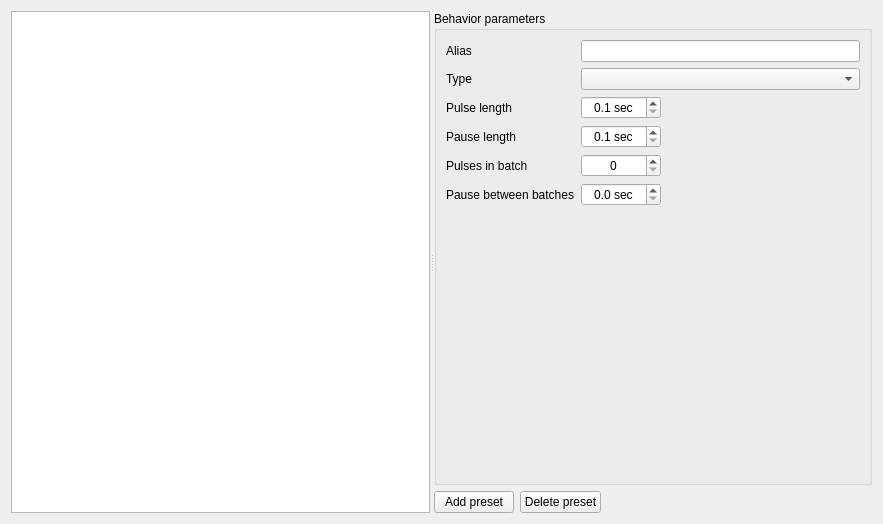
<?xml version="1.0" encoding="UTF-8"?>
<ui version="4.0">
 <class>BehaviorPresetsManager</class>
 <widget class="QWidget" name="BehaviorPresetsManager">
  <property name="geometry">
   <rect>
    <x>0</x>
    <y>0</y>
    <width>883</width>
    <height>524</height>
   </rect>
  </property>
  <property name="windowTitle">
   <string>Form</string>
  </property>
  <layout class="QGridLayout" name="gridLayout">
   <item row="0" column="0">
    <widget class="QSplitter" name="splitter_behavior_presets">
     <property name="orientation">
      <enum>Qt::Horizontal</enum>
     </property>
     <property name="childrenCollapsible">
      <bool>false</bool>
     </property>
     <widget class="QListWidget" name="listWidget_behavior_presets"/>
     <widget class="QWidget" name="gridLayoutWidget_2">
      <layout class="QGridLayout" name="gridLayout_4">
       <item row="3" column="0">
        <layout class="QHBoxLayout" name="horizontalLayout_2">
         <item>
          <widget class="QPushButton" name="btn_add_apply">
           <property name="text">
            <string>Add preset</string>
           </property>
          </widget>
         </item>
         <item>
          <widget class="QPushButton" name="btn_del_cancel">
           <property name="text">
            <string>Delete preset</string>
           </property>
          </widget>
         </item>
         <item>
          <spacer name="horizontalSpacer_2">
           <property name="orientation">
            <enum>Qt::Horizontal</enum>
           </property>
           <property name="sizeHint" stdset="0">
            <size>
             <width>40</width>
             <height>20</height>
            </size>
           </property>
          </spacer>
         </item>
        </layout>
       </item>
       <item row="0" column="0">
        <widget class="QGroupBox" name="groupBox">
         <property name="minimumSize">
          <size>
           <width>150</width>
           <height>0</height>
          </size>
         </property>
         <property name="title">
          <string>Behavior parameters</string>
         </property>
         <layout class="QGridLayout" name="gridLayout_8">
          <item row="3" column="1">
           <widget class="QDoubleSpinBox" name="dspbx_pulse_pause_len">
            <property name="sizePolicy">
             <sizepolicy hsizetype="Fixed" vsizetype="Fixed">
              <horstretch>0</horstretch>
              <verstretch>0</verstretch>
             </sizepolicy>
            </property>
            <property name="minimumSize">
             <size>
              <width>80</width>
              <height>0</height>
             </size>
            </property>
            <property name="alignment">
             <set>Qt::AlignCenter</set>
            </property>
            <property name="accelerated">
             <bool>true</bool>
            </property>
            <property name="suffix">
             <string> sec</string>
            </property>
            <property name="decimals">
             <number>1</number>
            </property>
            <property name="minimum">
             <double>0.100000000000000</double>
            </property>
            <property name="maximum">
             <double>25.500000000000000</double>
            </property>
            <property name="singleStep">
             <double>0.100000000000000</double>
            </property>
            <property name="value">
             <double>0.100000000000000</double>
            </property>
           </widget>
          </item>
          <item row="4" column="0">
           <widget class="QLabel" name="label_11">
            <property name="sizePolicy">
             <sizepolicy hsizetype="Fixed" vsizetype="Preferred">
              <horstretch>0</horstretch>
              <verstretch>0</verstretch>
             </sizepolicy>
            </property>
            <property name="text">
             <string>Pulses in batch</string>
            </property>
           </widget>
          </item>
          <item row="5" column="0">
           <widget class="QLabel" name="label_12">
            <property name="sizePolicy">
             <sizepolicy hsizetype="Fixed" vsizetype="Preferred">
              <horstretch>0</horstretch>
              <verstretch>0</verstretch>
             </sizepolicy>
            </property>
            <property name="text">
             <string>Pause between batches</string>
            </property>
           </widget>
          </item>
          <item row="0" column="0">
           <widget class="QLabel" name="label_8">
            <property name="sizePolicy">
             <sizepolicy hsizetype="Fixed" vsizetype="Preferred">
              <horstretch>0</horstretch>
              <verstretch>0</verstretch>
             </sizepolicy>
            </property>
            <property name="text">
             <string>Alias</string>
            </property>
           </widget>
          </item>
          <item row="1" column="0">
           <widget class="QLabel" name="label_13">
            <property name="sizePolicy">
             <sizepolicy hsizetype="Fixed" vsizetype="Preferred">
              <horstretch>0</horstretch>
              <verstretch>0</verstretch>
             </sizepolicy>
            </property>
            <property name="text">
             <string>Type</string>
            </property>
           </widget>
          </item>
          <item row="2" column="0">
           <widget class="QLabel" name="label_9">
            <property name="sizePolicy">
             <sizepolicy hsizetype="Fixed" vsizetype="Preferred">
              <horstretch>0</horstretch>
              <verstretch>0</verstretch>
             </sizepolicy>
            </property>
            <property name="text">
             <string>Pulse length</string>
            </property>
           </widget>
          </item>
          <item row="5" column="1">
           <widget class="QDoubleSpinBox" name="dspbx_batch_pause_len">
            <property name="sizePolicy">
             <sizepolicy hsizetype="Fixed" vsizetype="Fixed">
              <horstretch>0</horstretch>
              <verstretch>0</verstretch>
             </sizepolicy>
            </property>
            <property name="minimumSize">
             <size>
              <width>80</width>
              <height>0</height>
             </size>
            </property>
            <property name="alignment">
             <set>Qt::AlignCenter</set>
            </property>
            <property name="accelerated">
             <bool>true</bool>
            </property>
            <property name="suffix">
             <string> sec</string>
            </property>
            <property name="decimals">
             <number>1</number>
            </property>
            <property name="maximum">
             <double>25.500000000000000</double>
            </property>
            <property name="singleStep">
             <double>0.100000000000000</double>
            </property>
           </widget>
          </item>
          <item row="4" column="1">
           <widget class="QSpinBox" name="spbx_pulses_in_batch">
            <property name="sizePolicy">
             <sizepolicy hsizetype="Fixed" vsizetype="Fixed">
              <horstretch>0</horstretch>
              <verstretch>0</verstretch>
             </sizepolicy>
            </property>
            <property name="minimumSize">
             <size>
              <width>80</width>
              <height>0</height>
             </size>
            </property>
            <property name="alignment">
             <set>Qt::AlignCenter</set>
            </property>
            <property name="accelerated">
             <bool>true</bool>
            </property>
            <property name="maximum">
             <number>255</number>
            </property>
           </widget>
          </item>
          <item row="1" column="1" colspan="2">
           <widget class="QComboBox" name="cmbx_type"/>
          </item>
          <item row="2" column="1">
           <widget class="QDoubleSpinBox" name="dspbx_pulse_len">
            <property name="sizePolicy">
             <sizepolicy hsizetype="Fixed" vsizetype="Fixed">
              <horstretch>0</horstretch>
              <verstretch>0</verstretch>
             </sizepolicy>
            </property>
            <property name="minimumSize">
             <size>
              <width>80</width>
              <height>0</height>
             </size>
            </property>
            <property name="alignment">
             <set>Qt::AlignCenter</set>
            </property>
            <property name="accelerated">
             <bool>true</bool>
            </property>
            <property name="suffix">
             <string> sec</string>
            </property>
            <property name="decimals">
             <number>1</number>
            </property>
            <property name="minimum">
             <double>0.100000000000000</double>
            </property>
            <property name="maximum">
             <double>25.500000000000000</double>
            </property>
            <property name="singleStep">
             <double>0.100000000000000</double>
            </property>
            <property name="value">
             <double>0.100000000000000</double>
            </property>
           </widget>
          </item>
          <item row="6" column="1">
           <spacer name="verticalSpacer_2">
            <property name="orientation">
             <enum>Qt::Vertical</enum>
            </property>
            <property name="sizeHint" stdset="0">
             <size>
              <width>20</width>
              <height>40</height>
             </size>
            </property>
           </spacer>
          </item>
          <item row="3" column="0">
           <widget class="QLabel" name="label_10">
            <property name="sizePolicy">
             <sizepolicy hsizetype="Fixed" vsizetype="Preferred">
              <horstretch>0</horstretch>
              <verstretch>0</verstretch>
             </sizepolicy>
            </property>
            <property name="text">
             <string>Pause length</string>
            </property>
           </widget>
          </item>
          <item row="0" column="1" colspan="2">
           <widget class="QLineEdit" name="le_behavior_preset_alias"/>
          </item>
         </layout>
        </widget>
       </item>
      </layout>
     </widget>
    </widget>
   </item>
  </layout>
 </widget>
 <tabstops>
  <tabstop>listWidget_behavior_presets</tabstop>
  <tabstop>le_behavior_preset_alias</tabstop>
  <tabstop>cmbx_type</tabstop>
  <tabstop>dspbx_pulse_len</tabstop>
  <tabstop>dspbx_pulse_pause_len</tabstop>
  <tabstop>spbx_pulses_in_batch</tabstop>
  <tabstop>dspbx_batch_pause_len</tabstop>
  <tabstop>btn_add_apply</tabstop>
  <tabstop>btn_del_cancel</tabstop>
 </tabstops>
 <resources/>
 <connections/>
</ui>
